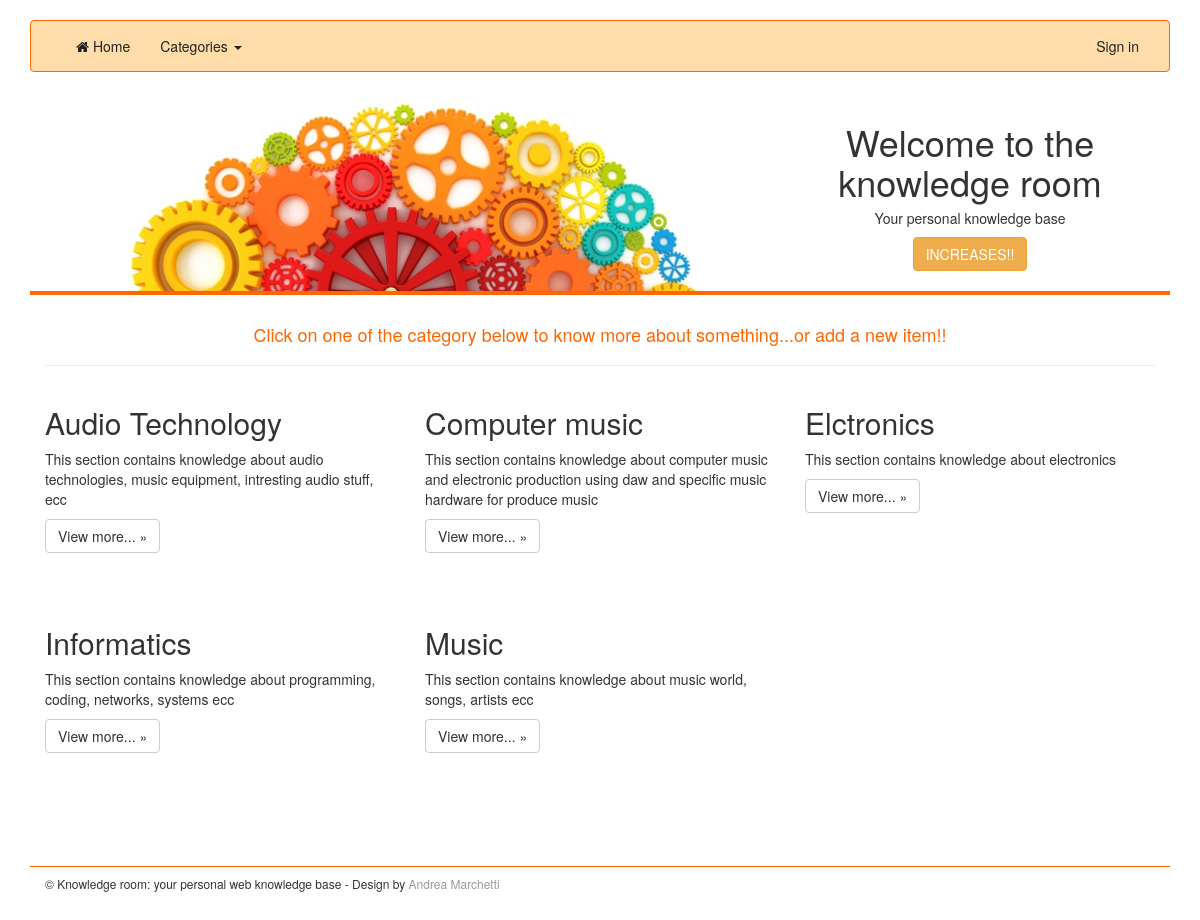
Screenshot of /topcategories.php with the database file from the repository.
### tables this page shows
CREATE TABLE IF NOT EXISTS `topCategory` (
  `categoryId` INT NOT NULL AUTO_INCREMENT,
  `categoryName` VARCHAR(100) NOT NULL,
  `categoryDescription` TEXT NULL,
  `categoryImg` VARCHAR(150) NULL,
  PRIMARY KEY (`categoryId`),
  UNIQUE INDEX `categoryName_UNIQUE` (`categoryName` ASC),
  UNIQUE INDEX `categoryImg_UNIQUE` (`categoryImg` ASC));

### include/DB/dbUtility.php (called while the page is built, shortened)
<?php
class dbUtility{
	public static function queryToDB($conn, $queryText){
		if(isset($conn)){
			$myQuery=mysqli_query($conn, $queryText);
		return $myQuery;
		}
		else return false;
	}
}

### topcategories.php (the view, shortened to what this page needs)
<?php
@ require 'include/DB/dbUtility.php';
?>
<!DOCTYPE html>
<html lang="en">
<head>
<link href="css/reset/reset.css" rel="stylesheet">
<link href="css/bootstrap/bootstrap.css" rel="stylesheet">
<link href="css/custom/style.css" rel="stylesheet">
<link href="css/custom/navbar-orange.css" rel="stylesheet">
<link href="css/font-awesome/css/font-awesome.min.css" rel="stylesheet">
</head>
<body>
	<div class="container">
		<div class="navbar navbar-default navbar-orange" role="navigation">
			<div class="container-fluid">
				<div class="navbar-collapse collapse">
					<?php
					include("include/Navbar/navbar.php");
					?>
				</div>
			</div>
		</div>
		<div class="col-md-12">
			<div class="col-md-8 topBanner">
				<img src="img/gear.jpg" class="img-responsive">
			</div>
			<div class="col-md-4 topSlogan text-center">
				<h1>Welcome to the knowledge room</h1>
				<h5>Your personal knowledge base</h5>
				<a class="btn btn-warning" href="newitem.php">INCREASES!!</a>
			</div>
		</div>
		<div class="col-md-12 contentDisplayer">
			<br>
			<h4 class="text-center" style="color: #F60;">Click on one of the
				category below to know more about something...or add a new item!!</h4>
			<hr>
			<div class="row">
				<?php
				$queryText = "SELECT * FROM topCategory ORDER BY categoryName ASC";
				$query = dbUtility::queryToDB ( $dbConn, $queryText );
				while ( $row = mysqli_fetch_array ( $query ) ) :
					?>
					<div class="col-md-4 catBox">
					<?php
					echo "<h2>" . $row ['categoryName'] . "</h2>";
					echo "<p>" . $row ['categoryDescription'] . "</p>";
					?>
					<p>
						<a class="btn btn-default"
							href="<?php echo"subcategories.php?cat=" . $row ['categoryName'] . "";?>"
							role="button">View more... &raquo;</a>
					</p>
				</div>
				<?php
				endwhile
				;
				?>
			</div>
            <br><br>
		</div>
		<footer>
			<div class="col-md-12 footerContainer text-left">
				<h6>&copy; Knowledge room: your personal web knowledge base - Design by <a href="">Andrea Marchetti</a></h6>
			</div>
		</footer>
	</div>
</body>
</html>

### css/custom/style.css (style rules this page uses)
html, body { overflow-x: hidden; }
body { padding-bottom: 20px; padding-top:20px; }
a { color:#999999; }
.navbar { margin-bottom: 20px; }
.topBanner { background-color:#FFF; }
.topSlogan { padding-top:10px; padding-bottom:20px; }
.catBox { height:220px; }
.contentDisplayer { border-top: solid 4px #FF6600; }
.footerContainer { border-top: solid 1px #FF6600; }

### css/custom/navbar-orange.css (style rules this page uses)
.navbar-orange { background-color: #FFDDAA; border-color: #FF6600; }
.navbar-orange .navbar-collapse, .navbar-orange .navbar-form { border-color: #FF6600; }

### rows the page displays
topcategory: categoryName "Audio Technology", categoryDescription "This section contains knowledge about audio technologies, music equipment, intresting audio stuff, ecc"
topcategory: categoryName "Computer music", categoryDescription "This section contains knowledge about computer music and electronic production using daw and specific music hardware for produce music"
topcategory: categoryName "Elctronics", categoryDescription "This section contains knowledge about electronics"
topcategory: categoryName "Informatics", categoryDescription "This section contains knowledge about programming, coding, networks, systems ecc"
topcategory: categoryName "Music", categoryDescription "This section contains knowledge about music world, songs, artists ecc"
